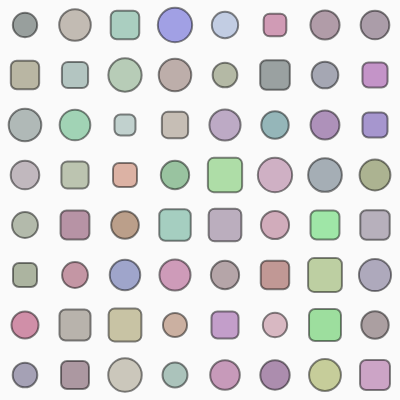
Frame 1 (no input)
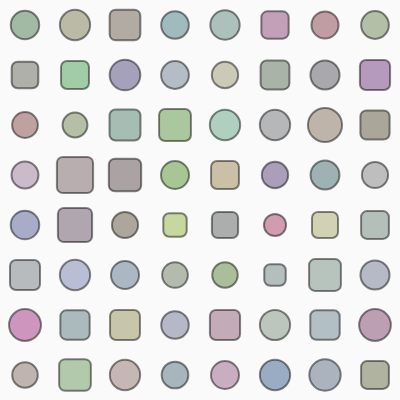
Frame 60 (no input)
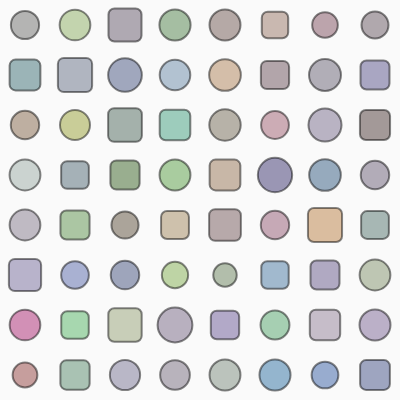
Frame 120 (the mouse pressed at the canvas centre since frame 60)

The p5.js sketch that drew these frames (run headless with seeded random() and noise() and a simulated clock; from frame 60 on, the mouse is pressed at the canvas centre):

// p5.js sketch
// ── sketch.js
let cell = 50;

function setup() {
  createCanvas(400, 400);
  rectMode(CENTER);
  frameRate(30);
}

function draw() {
  background(250);

  for (let x = cell / 2; x < width; x += cell) {
    for (let y = cell / 2; y < height; y += cell) {

      // smooth changing value over time
      let n = noise(x * 0.02, y * 0.02, frameCount * 0.02);

      // animated size (slow change)
      let size = map(n, 0, 1, 15, 45);

      // smooth color evolution
      let r = map(noise(x * 0.03, y * 0.03, frameCount * 0.01), 0, 1, 80, 255);
      let g = map(noise(x * 0.04, y * 0.02, frameCount * 0.01 + 50), 0, 1, 80, 255);
      let b = map(noise(x * 0.02, y * 0.04, frameCount * 0.01 + 100), 0, 1, 80, 255);

      stroke(0, 120);
      strokeWeight(2);
      fill(r, g, b, 200);

      // stable shape decision (no flicker)
      let shapeChoice = noise(x * 0.05, y * 0.05);

      if (shapeChoice < 0.5) {
        ellipse(x, y, size, size);
      } else {
        rect(x, y, size, size, 6);
      }
    }
  }

}
